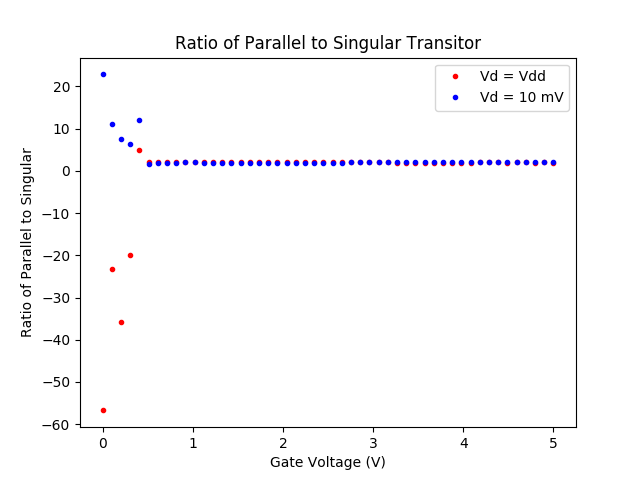

Python code for this plot:
# -*- coding: utf-8 -*-

import numpy as np
from scipy import stats
import matplotlib.pyplot as plt
from exp2vdd import Iraw3, VdRaw3, Iraw, VdRaw
from exp2_10mv import Iraw_10_3, VdRaw_10_3, Iraw_10_, VdRaw_10_

Iraw3 = np.array(Iraw3)
Iraw = np.array(Iraw)

Iraw_10_3 = np.array(Iraw_10_3)
Iraw_10_ = np.array(Iraw_10_)

ratios = Iraw / Iraw3
ratios2 = Iraw_10_ / Iraw_10_3


if __name__ == '__main__':

    # Setting up plot
    title = "Ratio of Parallel to Singular Transitor"
    yLabel = "Ratio of Parallel to Singular"
    xLabel = "Gate Voltage (V)"

    # Plotting Data

    Data1 = plt.plot(VdRaw3, ratios, 'ro', markersize=3, label="Vd = Vdd")
    Data1 = plt.plot(VdRaw_10_3, ratios2, 'bo', markersize=3, label="Vd = 10 mV")

    plt.xlabel(xLabel)
    plt.ylabel(yLabel)
    plt.title(title)
    plt.legend()
    plt.savefig('parallel_ratios.png', format='png')

    plt.show()
